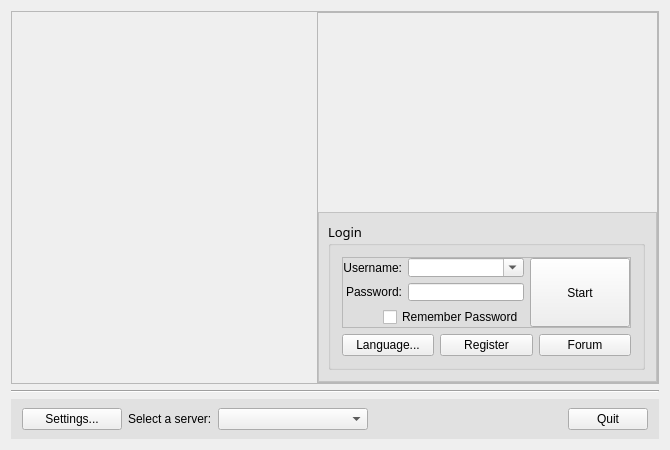
<?xml version="1.0" encoding="UTF-8"?>
<ui version="4.0">
 <class>TOPLauncherClass</class>
 <widget class="QMainWindow" name="TOPLauncherClass">
  <property name="geometry">
   <rect>
    <x>0</x>
    <y>0</y>
    <width>670</width>
    <height>450</height>
   </rect>
  </property>
  <property name="sizePolicy">
   <sizepolicy hsizetype="Preferred" vsizetype="Preferred">
    <horstretch>0</horstretch>
    <verstretch>0</verstretch>
   </sizepolicy>
  </property>
  <property name="minimumSize">
   <size>
    <width>670</width>
    <height>450</height>
   </size>
  </property>
  <property name="maximumSize">
   <size>
    <width>670</width>
    <height>450</height>
   </size>
  </property>
  <property name="font">
   <font>
    <family>Tahoma,9pt SimSun,9pt 宋体</family>
    <pointsize>10</pointsize>
    <weight>50</weight>
    <italic>false</italic>
    <bold>false</bold>
   </font>
  </property>
  <property name="windowTitle">
   <string>TOPLauncher</string>
  </property>
  <property name="windowIcon">
   <iconset resource="TOPLauncher.qrc">
    <normaloff>:/TOPLauncher/icon.ico</normaloff>:/TOPLauncher/icon.ico</iconset>
  </property>
  <property name="styleSheet">
   <string notr="true">* {
  font: 10pt &quot;Tahoma&quot;, 9pt &quot;SimSun&quot;,  9pt &quot;宋体&quot;;
}

QWidget#centralWidget {
  background: url(:/TOPLauncher/Resources/bg.png);
}

QFrame#frameLogin {
  background-color: rgba(211, 211, 211, 128);
}

QFrame#frameBottom {
  background-color: rgba(211, 211, 211, 128);
}</string>
  </property>
  <property name="locale">
   <locale language="English" country="UnitedStates"/>
  </property>
  <widget class="QWidget" name="centralWidget">
   <property name="styleSheet">
    <string notr="true"/>
   </property>
   <layout class="QVBoxLayout" name="verticalLayout_2">
    <item>
     <widget class="QFrame" name="frame_2">
      <property name="locale">
       <locale language="Chinese" country="China"/>
      </property>
      <property name="frameShape">
       <enum>QFrame::StyledPanel</enum>
      </property>
      <property name="frameShadow">
       <enum>QFrame::Raised</enum>
      </property>
      <layout class="QHBoxLayout" name="horizontalLayout_5">
       <property name="leftMargin">
        <number>0</number>
       </property>
       <property name="topMargin">
        <number>0</number>
       </property>
       <property name="rightMargin">
        <number>0</number>
       </property>
       <property name="bottomMargin">
        <number>0</number>
       </property>
       <item>
        <widget class="QWidget" name="widget_2" native="true">
         <property name="sizePolicy">
          <sizepolicy hsizetype="Expanding" vsizetype="Preferred">
           <horstretch>0</horstretch>
           <verstretch>0</verstretch>
          </sizepolicy>
         </property>
        </widget>
       </item>
       <item>
        <widget class="QFrame" name="frame_4">
         <property name="frameShape">
          <enum>QFrame::StyledPanel</enum>
         </property>
         <property name="frameShadow">
          <enum>QFrame::Raised</enum>
         </property>
         <layout class="QVBoxLayout" name="verticalLayout_5">
          <property name="leftMargin">
           <number>0</number>
          </property>
          <property name="topMargin">
           <number>0</number>
          </property>
          <property name="rightMargin">
           <number>0</number>
          </property>
          <property name="bottomMargin">
           <number>0</number>
          </property>
          <item>
           <widget class="QWidget" name="widget" native="true"/>
          </item>
          <item>
           <widget class="QFrame" name="frameLogin">
            <property name="maximumSize">
             <size>
              <width>16777215</width>
              <height>170</height>
             </size>
            </property>
            <property name="frameShape">
             <enum>QFrame::StyledPanel</enum>
            </property>
            <property name="frameShadow">
             <enum>QFrame::Raised</enum>
            </property>
            <layout class="QHBoxLayout" name="horizontalLayout_7">
             <property name="leftMargin">
              <number>9</number>
             </property>
             <property name="topMargin">
              <number>9</number>
             </property>
             <item>
              <widget class="QGroupBox" name="groupLogin">
               <property name="minimumSize">
                <size>
                 <width>300</width>
                 <height>0</height>
                </size>
               </property>
               <property name="maximumSize">
                <size>
                 <width>400</width>
                 <height>150</height>
                </size>
               </property>
               <property name="font">
                <font>
                 <family>Tahoma,9pt SimSun,9pt 宋体</family>
                 <pointsize>10</pointsize>
                 <weight>50</weight>
                 <italic>false</italic>
                 <bold>false</bold>
                </font>
               </property>
               <property name="title">
                <string>Login</string>
               </property>
               <layout class="QVBoxLayout" name="verticalLayout_6">
                <item>
                 <widget class="QFrame" name="frame_3">
                  <property name="frameShape">
                   <enum>QFrame::StyledPanel</enum>
                  </property>
                  <property name="frameShadow">
                   <enum>QFrame::Raised</enum>
                  </property>
                  <layout class="QHBoxLayout" name="horizontalLayout_4">
                   <property name="leftMargin">
                    <number>0</number>
                   </property>
                   <property name="topMargin">
                    <number>0</number>
                   </property>
                   <property name="rightMargin">
                    <number>0</number>
                   </property>
                   <property name="bottomMargin">
                    <number>0</number>
                   </property>
                   <item>
                    <layout class="QVBoxLayout" name="verticalLayout_4">
                     <item>
                      <layout class="QHBoxLayout" name="horizontalLayout">
                       <item>
                        <layout class="QVBoxLayout" name="verticalLayout_3">
                         <item>
                          <widget class="QLabel" name="labelUsername">
                           <property name="locale">
                            <locale language="English" country="UnitedStates"/>
                           </property>
                           <property name="text">
                            <string>Username:</string>
                           </property>
                           <property name="alignment">
                            <set>Qt::AlignRight|Qt::AlignTrailing|Qt::AlignVCenter</set>
                           </property>
                          </widget>
                         </item>
                         <item>
                          <widget class="QLabel" name="labelPassword">
                           <property name="locale">
                            <locale language="English" country="UnitedStates"/>
                           </property>
                           <property name="text">
                            <string>Password:</string>
                           </property>
                           <property name="alignment">
                            <set>Qt::AlignRight|Qt::AlignTrailing|Qt::AlignVCenter</set>
                           </property>
                          </widget>
                         </item>
                        </layout>
                       </item>
                       <item>
                        <layout class="QVBoxLayout" name="verticalLayout">
                         <item>
                          <widget class="QComboBox" name="comboUsername">
                           <property name="locale">
                            <locale language="English" country="UnitedStates"/>
                           </property>
                           <property name="editable">
                            <bool>true</bool>
                           </property>
                          </widget>
                         </item>
                         <item>
                          <widget class="QLineEdit" name="editPassword">
                           <property name="locale">
                            <locale language="English" country="UnitedStates"/>
                           </property>
                           <property name="maxLength">
                            <number>64</number>
                           </property>
                           <property name="echoMode">
                            <enum>QLineEdit::Password</enum>
                           </property>
                           <property name="clearButtonEnabled">
                            <bool>true</bool>
                           </property>
                          </widget>
                         </item>
                        </layout>
                       </item>
                      </layout>
                     </item>
                     <item>
                      <layout class="QHBoxLayout" name="horizontalLayout_3">
                       <item>
                        <spacer name="horizontalSpacer_2">
                         <property name="orientation">
                          <enum>Qt::Horizontal</enum>
                         </property>
                         <property name="sizeHint" stdset="0">
                          <size>
                           <width>40</width>
                           <height>20</height>
                          </size>
                         </property>
                        </spacer>
                       </item>
                       <item>
                        <widget class="QCheckBox" name="chkRememberPasswd">
                         <property name="locale">
                          <locale language="English" country="UnitedStates"/>
                         </property>
                         <property name="text">
                          <string>Remember Password</string>
                         </property>
                        </widget>
                       </item>
                      </layout>
                     </item>
                    </layout>
                   </item>
                   <item>
                    <widget class="QPushButton" name="btnLogin">
                     <property name="sizePolicy">
                      <sizepolicy hsizetype="Minimum" vsizetype="Preferred">
                       <horstretch>0</horstretch>
                       <verstretch>0</verstretch>
                      </sizepolicy>
                     </property>
                     <property name="minimumSize">
                      <size>
                       <width>100</width>
                       <height>0</height>
                      </size>
                     </property>
                     <property name="locale">
                      <locale language="English" country="UnitedStates"/>
                     </property>
                     <property name="text">
                      <string>Start</string>
                     </property>
                    </widget>
                   </item>
                  </layout>
                 </widget>
                </item>
                <item>
                 <layout class="QHBoxLayout" name="horizontalLayout_6">
                  <item>
                   <widget class="QPushButton" name="btnLanguage">
                    <property name="text">
                     <string>Language...</string>
                    </property>
                   </widget>
                  </item>
                  <item>
                   <widget class="QPushButton" name="btnRegister">
                    <property name="locale">
                     <locale language="English" country="UnitedStates"/>
                    </property>
                    <property name="text">
                     <string>Register</string>
                    </property>
                   </widget>
                  </item>
                  <item>
                   <widget class="QPushButton" name="btnOpenForum">
                    <property name="locale">
                     <locale language="English" country="UnitedStates"/>
                    </property>
                    <property name="text">
                     <string>Forum</string>
                    </property>
                   </widget>
                  </item>
                 </layout>
                </item>
               </layout>
              </widget>
             </item>
            </layout>
           </widget>
          </item>
         </layout>
        </widget>
       </item>
      </layout>
     </widget>
    </item>
    <item>
     <widget class="Line" name="line">
      <property name="orientation">
       <enum>Qt::Horizontal</enum>
      </property>
     </widget>
    </item>
    <item>
     <widget class="QFrame" name="frameBottom">
      <property name="maximumSize">
       <size>
        <width>16777215</width>
        <height>40</height>
       </size>
      </property>
      <property name="font">
       <font>
        <family>Tahoma,9pt SimSun,9pt 宋体</family>
        <pointsize>10</pointsize>
        <weight>50</weight>
        <italic>false</italic>
        <bold>false</bold>
       </font>
      </property>
      <property name="frameShape">
       <enum>QFrame::NoFrame</enum>
      </property>
      <property name="frameShadow">
       <enum>QFrame::Raised</enum>
      </property>
      <layout class="QHBoxLayout" name="horizontalLayout_2">
       <property name="sizeConstraint">
        <enum>QLayout::SetDefaultConstraint</enum>
       </property>
       <property name="topMargin">
        <number>0</number>
       </property>
       <property name="bottomMargin">
        <number>0</number>
       </property>
       <item>
        <widget class="QPushButton" name="btnSettings">
         <property name="minimumSize">
          <size>
           <width>100</width>
           <height>0</height>
          </size>
         </property>
         <property name="text">
          <string>Settings...</string>
         </property>
        </widget>
       </item>
       <item>
        <widget class="QLabel" name="labelChooseServer">
         <property name="text">
          <string>Select a server:</string>
         </property>
        </widget>
       </item>
       <item>
        <widget class="QComboBox" name="comboServer">
         <property name="minimumSize">
          <size>
           <width>150</width>
           <height>0</height>
          </size>
         </property>
        </widget>
       </item>
       <item>
        <spacer name="horizontalSpacer">
         <property name="orientation">
          <enum>Qt::Horizontal</enum>
         </property>
         <property name="sizeHint" stdset="0">
          <size>
           <width>40</width>
           <height>20</height>
          </size>
         </property>
        </spacer>
       </item>
       <item>
        <widget class="QPushButton" name="btnExit">
         <property name="text">
          <string>Quit</string>
         </property>
        </widget>
       </item>
      </layout>
     </widget>
    </item>
   </layout>
  </widget>
 </widget>
 <layoutdefault spacing="6" margin="11"/>
 <resources>
  <include location="TOPLauncher.qrc"/>
 </resources>
 <connections/>
</ui>
